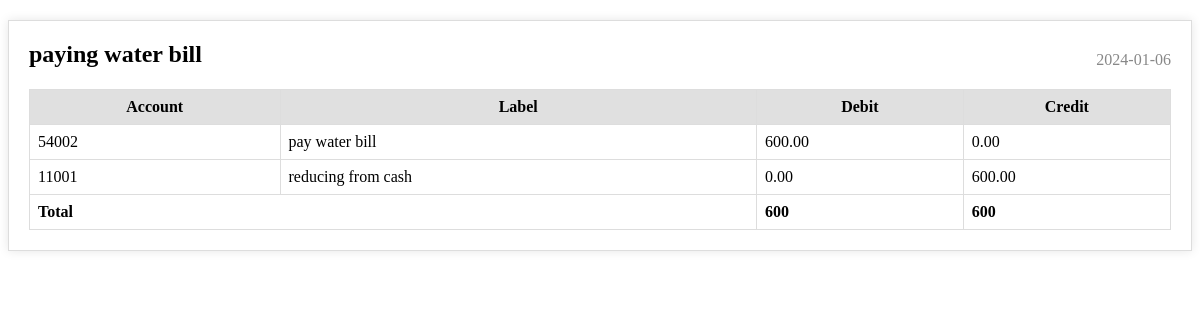
The page /EachJrnlpg.php on the database its author committed.
### tables this page shows
CREATE TABLE `jrlmaster` (
  `EntryID` int(11) NOT NULL,
  `jdate` date DEFAULT NULL,
  `description` varchar(50) DEFAULT NULL,
  `createdBy` varchar(50) DEFAULT NULL,
  `createdDateTime` timestamp NOT NULL DEFAULT current_timestamp(),
  `modifiedBy` varchar(50) DEFAULT NULL,
  `modifiedDateTime` timestamp NOT NULL DEFAULT current_timestamp() ON UPDATE current_timestamp()
);

CREATE TABLE `jrldetailed` (
  `EntryID` int(11) NOT NULL,
  `LineID` int(11) NOT NULL,
  `AccountID` int(11) NOT NULL,
  `EntityID` int(11) DEFAULT NULL,
  `description` varchar(50) DEFAULT NULL,
  `DebitAmount` decimal(10,2) NOT NULL,
  `CreditAmount` decimal(10,2) NOT NULL,
  `createdBy` varchar(50) DEFAULT NULL,
  `createdDateTime` timestamp NOT NULL DEFAULT current_timestamp(),
  `modifiedBy` varchar(50) DEFAULT NULL,
  `modifiedDateTime` timestamp NOT NULL DEFAULT current_timestamp() ON UPDATE current_timestamp()
);

### EachJrnlpg.php (the view, shortened to what this page needs)
<?php
$servername = "localhost";
$username = "root";
$password = "";
$dbname = "ac2";
$conn = new mysqli($servername, $username, $password, $dbname);
$entry_id = 6;
$sql_master = "SELECT EntryID, jdate, description FROM jrlmaster WHERE EntryID = ?";
$stmt_master = $conn->prepare($sql_master);
$stmt_master->bind_param("i", $entry_id);
$stmt_master->execute();
$result_master = $stmt_master->get_result();
$master_data = $result_master->fetch_assoc();
$sql_detail = "SELECT AccountID, description, DebitAmount, CreditAmount FROM jrldetailed WHERE EntryID = ?";
$stmt_detail = $conn->prepare($sql_detail);
$stmt_detail->bind_param("i", $entry_id);
$stmt_detail->execute();
$result_detail = $stmt_detail->get_result();
?>
<!DOCTYPE html>
<html lang="en">
<head>
</head>
<body>
    <div class="journal-container">
        <div class="journal-header">
            <h1><?php echo htmlspecialchars($master_data['description']); ?></h1>
            <div class="date"><?php echo htmlspecialchars($master_data['jdate']); ?></div>
        </div>
        <table>
            <thead>
                <tr>
                    <th>Account</th>
                    <th>Label</th>
                    <th>Debit</th>
                    <th>Credit</th>
                </tr>
            </thead>
            <tbody>
                <?php
                $total_debit = 0;
                $total_credit = 0;
                while ($row = $result_detail->fetch_assoc()) {
                    $total_debit += $row['DebitAmount'];
                    $total_credit += $row['CreditAmount'];
                    echo "<tr>
                        <td>" . htmlspecialchars($row['AccountID']) . "</td>
                        <td>" . htmlspecialchars($row['description']) . "</td>
                        <td>" . htmlspecialchars($row['DebitAmount']) . "</td>
                        <td>" . htmlspecialchars($row['CreditAmount']) . "</td>
                      </tr>";
                }
                ?>
            </tbody>
            <tfoot>
                <tr>
                    <td colspan="2">Total</td>
                    <td><?php echo htmlspecialchars($total_debit); ?></td>
                    <td><?php echo htmlspecialchars($total_credit); ?></td>
                </tr>
            </tfoot>
        </table>
    </div>
</body>
</html>

### EachJrnlpg.php (style rules this page uses)
.journal-container { max-width: 100%; border: 1px solid #ddd; padding: 20px; margin: 20px auto; box-shadow: 0 0 10px rgba(0, 0, 0, 0.1); overflow-x: auto; }
.journal-header { display: flex; justify-content: space-between; align-items: flex-start; flex-wrap: wrap; }
.journal-header h1 { margin: 0; font-size: 1.5em; font-weight: bold; flex: 1 1 auto; }
.journal-header .date { font-size: 1em; color: #888; margin-top: 10px; flex: 1 1 auto; text-align: right; }
table { width: 100%; border-collapse: collapse; margin-top: 20px; overflow-x: auto; }
thead { background-color: #f2f2f2; }
th, td { border: 1px solid #ddd; padding: 8px; }
th { background-color: #e0e0e0; }
tfoot td { font-weight: bold; }

### rows shown on the page
jrlmaster: description "paying water bill", jdate "2024-01-06"
jrldetailed: AccountID "54002", description "pay water bill", DebitAmount "600.00", CreditAmount "0.00"
jrldetailed: AccountID "11001", description "reducing from cash", DebitAmount "0.00", CreditAmount "600.00"

### other values the page prints
$total_debit "600"
$total_credit "600"
